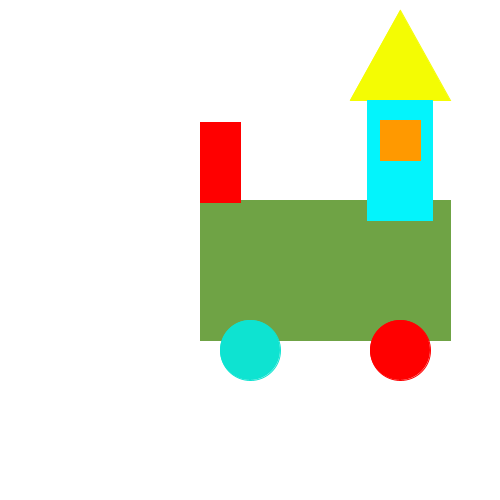
Frame 1 (no input)
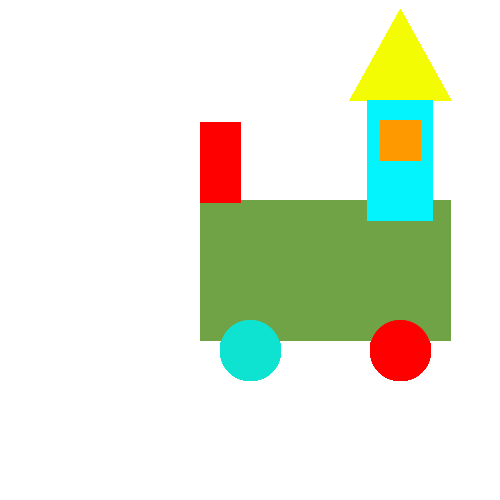
Frame 60 (the mouse pressed at the canvas centre just before this capture)
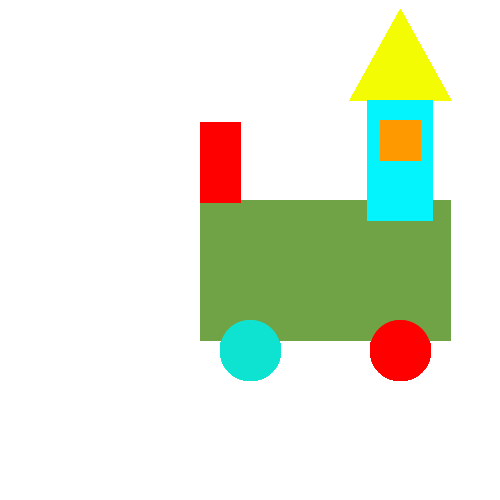
Frame 120 (the mouse held since frame 60 and released just before this capture)

The Processing sketch that drew these frames (run headless with seeded random() and noise(); from frame 60 on, the mouse is pressed at the canvas centre):

// Processing sketch: sketchEjercicio7
// ── sketchEjercicio7.pde
void setup(){
  size(500,500);
  background(255,255,255);
}

void draw(){
 fill(244,252,3);
 stroke(244,252,3);
  triangle(400,10,350,100,450,100);
  fill(111,163,69);
  stroke(111,163,69);
  rect(200,200,250,140);
  fill(255,0,0);
  stroke(255,0,0);
  rect(200,122,40,80);
  fill(3,244,252);
  stroke(3,244,252);
  rect(367,100,65,120);
  fill(255,153,0);
  stroke(255,153,0);
  rect(380,120,40,40);
  fill(255,0,0);
  stroke(255,0,0);
  circle(400,350,60);
  fill(14,227,209);
  stroke(14,227,209);
  circle(250,350,60);
}
